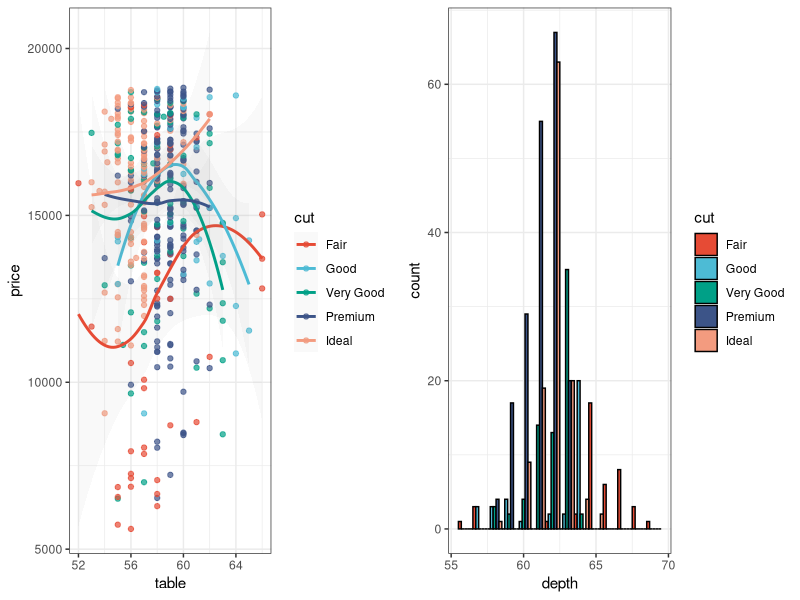
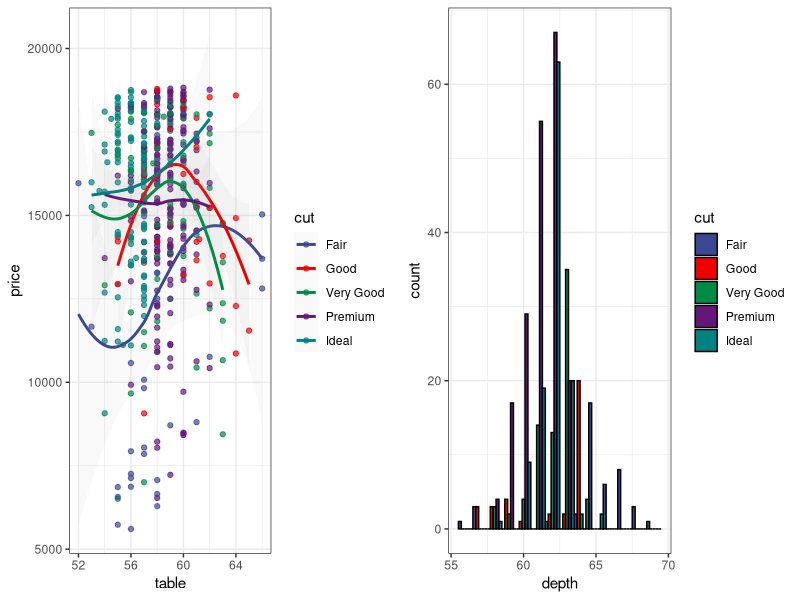
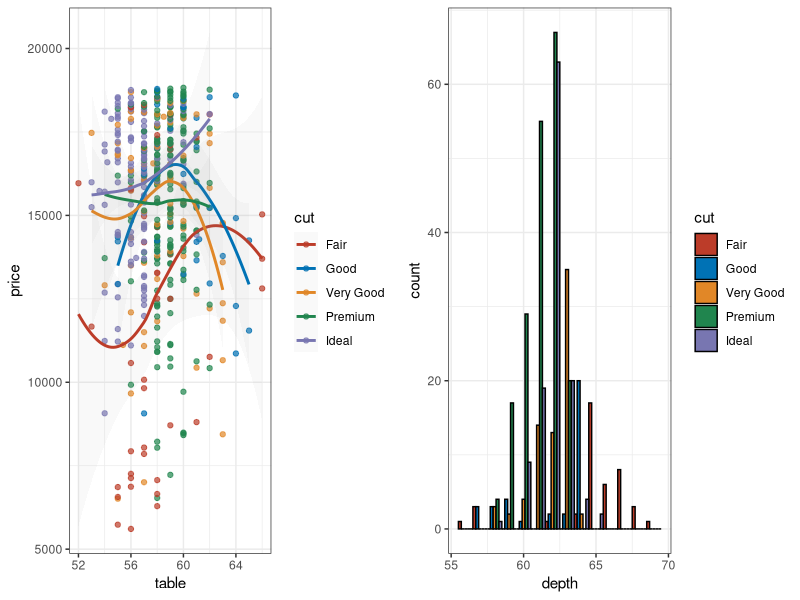
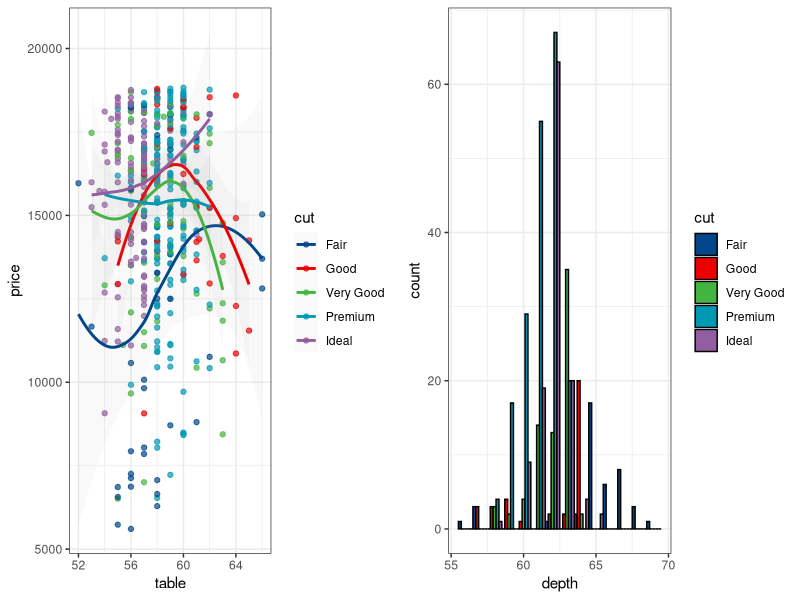
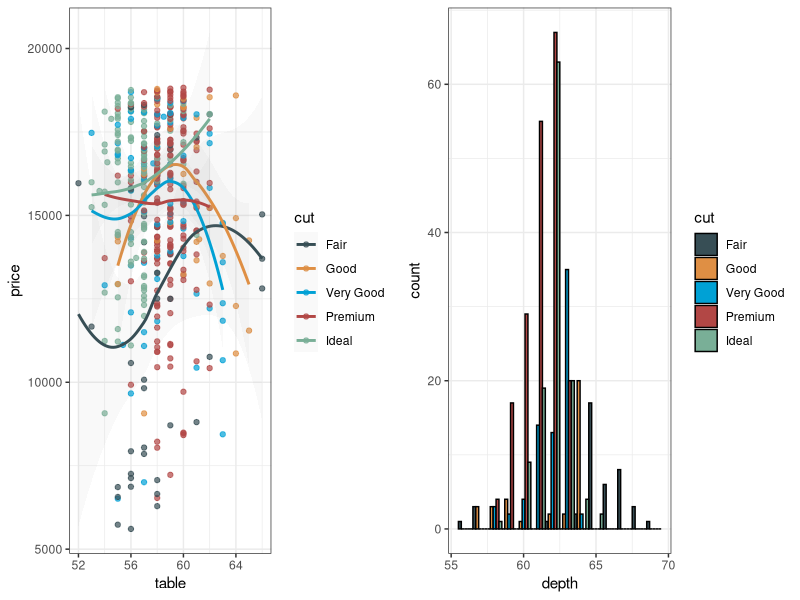
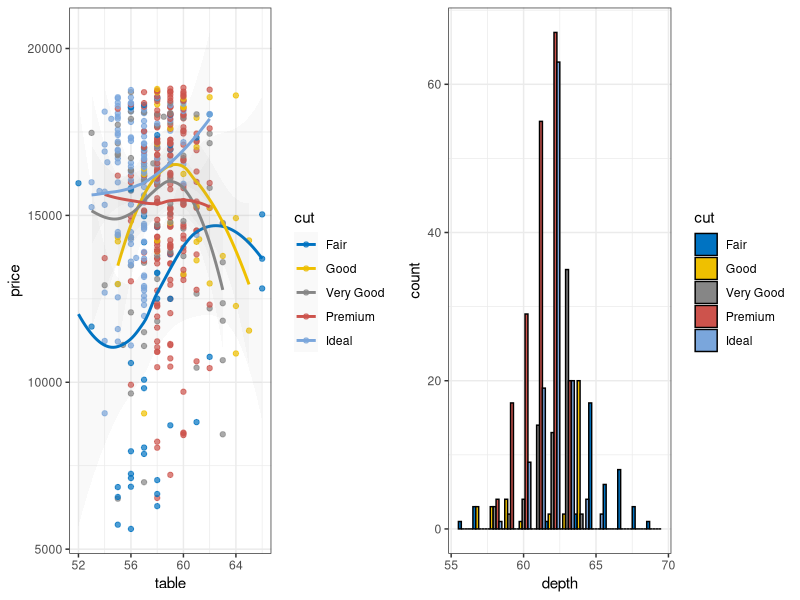
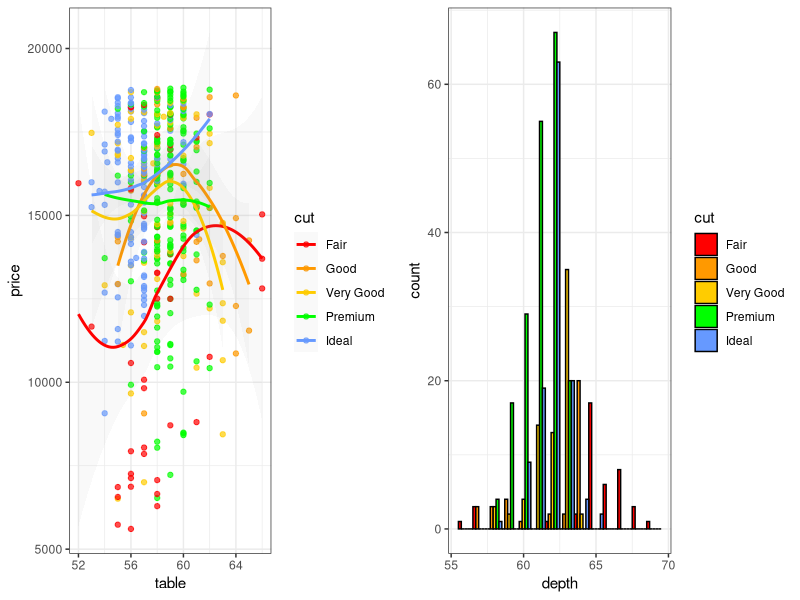
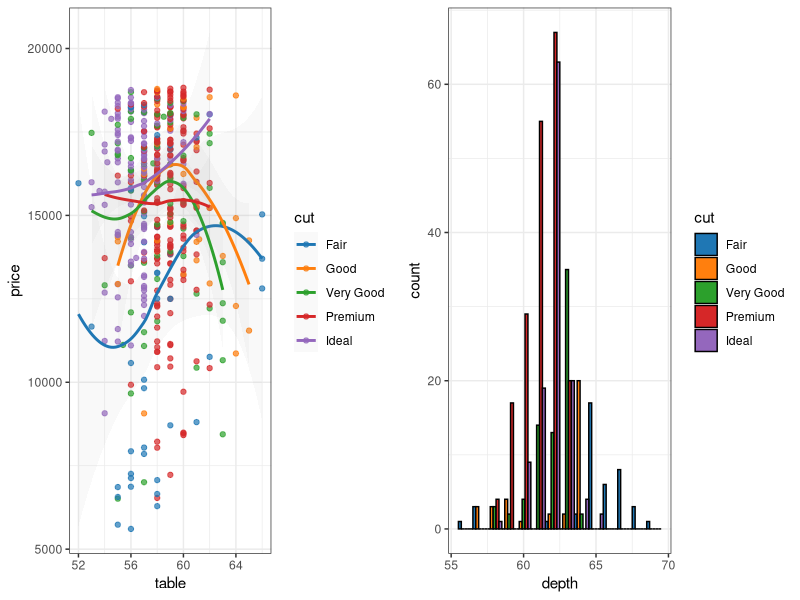

The R script that drew these images, in order:
## ---- chunk 1
knitr::opts_chunk$set(
  comment = "#>",
  collapse = TRUE,
  dev = "ragg_png",
  dpi = 72,
  fig.retina = 1.2,
  fig.width = 10.6667,
  fig.height = 3.3334,
  fig.align = "center",
  out.width = "100%"
)
## ---- chunk 2
library("ggsci")
library("ggplot2")
library("gridExtra")

data("diamonds")

p1 <- ggplot(
  subset(diamonds, carat >= 2.2),
  aes(x = table, y = price, colour = cut)
) +
  geom_point(alpha = 0.7) +
  geom_smooth(method = "loess", alpha = 0.05, size = 1, span = 1) +
  theme_bw()

p2 <- ggplot(
  subset(diamonds, carat > 2.2 & depth > 55 & depth < 70),
  aes(x = depth, fill = cut)
) +
  geom_histogram(colour = "black", binwidth = 1, position = "dodge") +
  theme_bw()
## ---- chunk 3
p1_npg <- p1 + scale_color_npg()
p2_npg <- p2 + scale_fill_npg()
grid.arrange(p1_npg, p2_npg, ncol = 2)
## ---- chunk 4
p1_aaas <- p1 + scale_color_aaas()
p2_aaas <- p2 + scale_fill_aaas()
grid.arrange(p1_aaas, p2_aaas, ncol = 2)
## ---- chunk 5
p1_nejm <- p1 + scale_color_nejm()
p2_nejm <- p2 + scale_fill_nejm()
grid.arrange(p1_nejm, p2_nejm, ncol = 2)
## ---- chunk 6
p1_lancet <- p1 + scale_color_lancet()
p2_lancet <- p2 + scale_fill_lancet()
grid.arrange(p1_lancet, p2_lancet, ncol = 2)
## ---- chunk 7
p1_jama <- p1 + scale_color_jama()
p2_jama <- p2 + scale_fill_jama()
grid.arrange(p1_jama, p2_jama, ncol = 2)
## ---- chunk 8
p1_jco <- p1 + scale_color_jco()
p2_jco <- p2 + scale_fill_jco()
grid.arrange(p1_jco, p2_jco, ncol = 2)
## ---- chunk 9
p1_ucscgb <- p1 + scale_color_ucscgb()
p2_ucscgb <- p2 + scale_fill_ucscgb()
grid.arrange(p1_ucscgb, p2_ucscgb, ncol = 2)
## ---- chunk 10
p1_d3 <- p1 + scale_color_d3()
p2_d3 <- p2 + scale_fill_d3()
grid.arrange(p1_d3, p2_d3, ncol = 2)
## ---- chunk 11
p1_locuszoom <- p1 + scale_color_locuszoom()
p2_locuszoom <- p2 + scale_fill_locuszoom()
grid.arrange(p1_locuszoom, p2_locuszoom, ncol = 2)
## ---- chunk 12
p1_igv_default <- p1 + scale_color_igv()
p2_igv_default <- p2 + scale_fill_igv()
grid.arrange(p1_igv_default, p2_igv_default, ncol = 2)
## ---- chunk 13
p1_cosmic_hallmarks_light <- p1 + scale_color_cosmic("hallmarks_light")
p2_cosmic_hallmarks_light <- p2 + scale_fill_cosmic("hallmarks_light")
grid.arrange(p1_cosmic_hallmarks_light, p2_cosmic_hallmarks_light, ncol = 2)
## ---- chunk 14
p1_cosmic_hallmarks_dark <- p1 + scale_color_cosmic("hallmarks_dark")
p2_cosmic_hallmarks_dark <- p2 + scale_fill_cosmic("hallmarks_dark")
grid.arrange(p1_cosmic_hallmarks_dark, p2_cosmic_hallmarks_dark, ncol = 2)
## ---- chunk 15
p1_cosmic_signature <- p1 + scale_color_cosmic("signature_substitutions")
p2_cosmic_signature <- p2 + scale_fill_cosmic("signature_substitutions")
grid.arrange(p1_cosmic_signature, p2_cosmic_signature, ncol = 2)
## ---- chunk 16
p1_uchicago <- p1 + scale_color_uchicago()
p2_uchicago <- p2 + scale_fill_uchicago()
grid.arrange(p1_uchicago, p2_uchicago, ncol = 2)
## ---- chunk 17
p1_startrek <- p1 + scale_color_startrek()
p2_startrek <- p2 + scale_fill_startrek()
grid.arrange(p1_startrek, p2_startrek, ncol = 2)
## ---- chunk 18
p1_tron <- p1 + theme_dark() + theme(
  panel.background = element_rect(fill = "#2D2D2D"),
  legend.key = element_rect(fill = "#2D2D2D")
) +
  scale_color_tron()
p2_tron <- p2 + theme_dark() + theme(
  panel.background = element_rect(fill = "#2D2D2D")
) +
  scale_fill_tron()
grid.arrange(p1_tron, p2_tron, ncol = 2)
## ---- chunk 19
p1_futurama <- p1 + scale_color_futurama()
p2_futurama <- p2 + scale_fill_futurama()
grid.arrange(p1_futurama, p2_futurama, ncol = 2)
## ---- chunk 20
p1_rickandmorty <- p1 + scale_color_rickandmorty()
p2_rickandmorty <- p2 + scale_fill_rickandmorty()
grid.arrange(p1_rickandmorty, p2_rickandmorty, ncol = 2)
## ---- chunk 21
p1_simpsons <- p1 + scale_color_simpsons()
p2_simpsons <- p2 + scale_fill_simpsons()
grid.arrange(p1_simpsons, p2_simpsons, ncol = 2)
## ---- chunk 22
p1_flatui <- p1 + scale_color_flatui()
p2_flatui <- p2 + scale_fill_flatui()
grid.arrange(p1_flatui, p2_flatui, ncol = 2)
## ---- chunk 23
p1_frontiers <- p1 + scale_color_frontiers()
p2_frontiers <- p2 + scale_fill_frontiers()
grid.arrange(p1_frontiers, p2_frontiers, ncol = 2)
## ---- chunk 24
library("reshape2")

data("mtcars")
cor <- cor(unname(cbind(mtcars, mtcars, mtcars, mtcars)))
cor_melt <- melt(cor)

p3 <- ggplot(
  cor_melt,
  aes(x = Var1, y = Var2, fill = value)
) +
  geom_tile(colour = "black", size = 0.3) +
  theme_bw() +
  theme(
    axis.title.x = element_blank(),
    axis.title.y = element_blank()
  )
## ---- chunk 25
p3_gsea <- p3 + scale_fill_gsea()
p3_gsea_inv <- p3 + scale_fill_gsea(reverse = TRUE)
grid.arrange(p3_gsea, p3_gsea_inv, ncol = 2)
## ---- chunk 26
library("reshape2")

set.seed(42)
k <- 9
x <- diag(k)
x[upper.tri(x)] <- runif(sum(1:(k - 1)), 0, 1)
x_melt <- melt(x)

p4 <- ggplot(x_melt, aes(x = Var1, y = Var2, fill = value)) +
  geom_tile(colour = "black", size = 0.3) +
  scale_x_continuous(expand = c(0, 0)) +
  scale_y_continuous(expand = c(0, 0)) +
  theme_bw() +
  theme(
    legend.position = "none", plot.background = element_blank(),
    axis.line = element_blank(), axis.ticks = element_blank(),
    axis.text.x = element_blank(), axis.text.y = element_blank(),
    axis.title.x = element_blank(), axis.title.y = element_blank(),
    panel.background = element_blank(), panel.border = element_blank(),
    panel.grid.major = element_blank(), panel.grid.minor = element_blank()
  )
## ---- chunk 27
grid.arrange(
  p4 + scale_fill_material("red"), p4 + scale_fill_material("pink"),
  p4 + scale_fill_material("purple"), p4 + scale_fill_material("deep-purple"),
  p4 + scale_fill_material("indigo"), p4 + scale_fill_material("blue"),
  p4 + scale_fill_material("light-blue"), p4 + scale_fill_material("cyan"),
  p4 + scale_fill_material("teal"), p4 + scale_fill_material("green"),
  p4 + scale_fill_material("light-green"), p4 + scale_fill_material("lime"),
  p4 + scale_fill_material("yellow"), p4 + scale_fill_material("amber"),
  p4 + scale_fill_material("orange"), p4 + scale_fill_material("deep-orange"),
  p4 + scale_fill_material("brown"), p4 + scale_fill_material("grey"),
  p4 + scale_fill_material("blue-grey"),
  ncol = 6
)
## ---- chunk 28
mypal <- pal_npg("nrc", alpha = 0.7)(9)
mypal

library("scales")
show_col(mypal)
